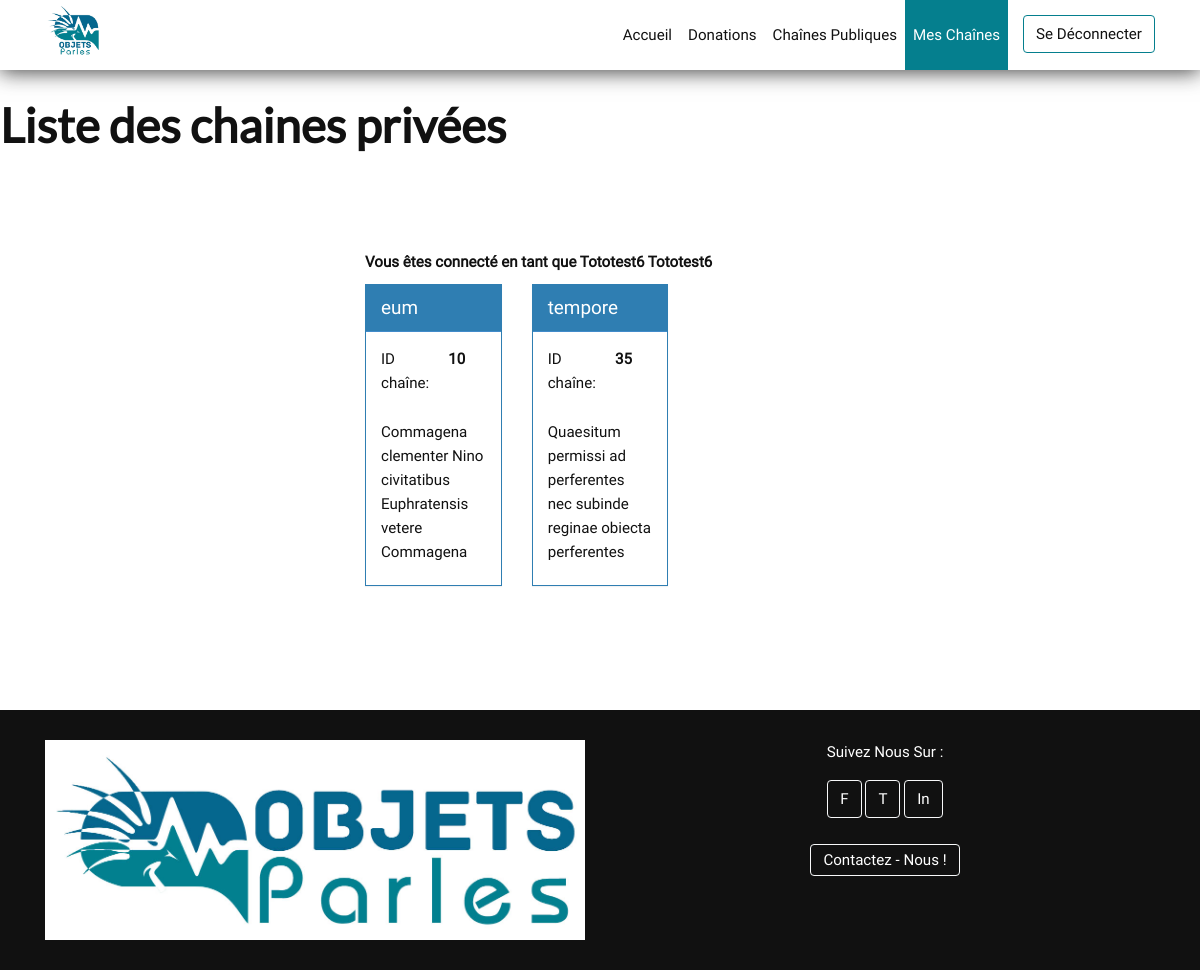
Before: /index.php/mes-chaines (signed in) with the older database file.
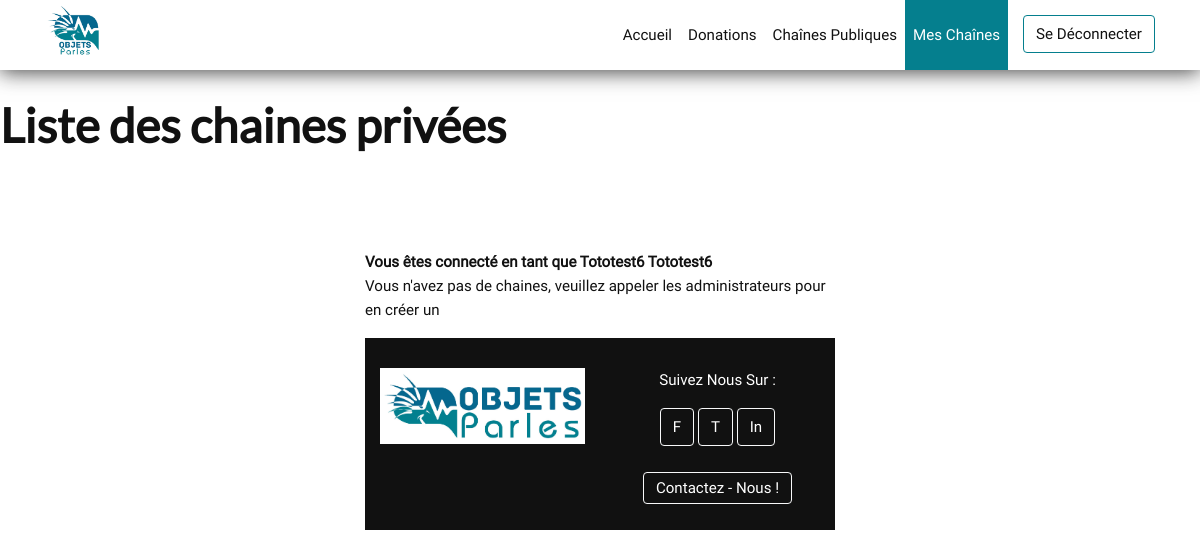
After: the same page with the newer database file.
### tables this page shows
CREATE TABLE `channel` (
  `idchannel` int(11) NOT NULL,
  `name` varchar(45) NOT NULL,
  `public` tinyint(1) NOT NULL,
  `comments` varchar(255) DEFAULT NULL
);

### controllers.php (called while the page is built, shortened)
<?php
    function mesChaines_action($liensDuSite, $uri, $uriDestination)
    {
        $chaines = get_mes_chaines();
        require 'view/mes-chaines.php';
    }
?>

### model.php (called while the page is built, shortened)
<?php
    function open_database_connection()
    {
        $link = new mysqli( 'localhost', 'root', '', 'objetsparles' ) or die("impossible de se connecter à la bdd");
        if ($link->errno) {
            echo "Echec de link n°{$link->errno} : {$link->error}";
            return null;
        }
        else
            return $link;
    }
    function get_mes_chaines()
    {
        $link = open_database_connection();
        $chaines = array();
        $resultall = mysqli_query($link,'SELECT `channel`.`idchannel`, `channel`.`name`, `channel`.`comments`
                                        FROM `channel`
                                        INNER JOIN `userchannel` ON `channel`.`idchannel` = `userchannel`.`idchannel`
                                        WHERE `userchannel`.`iduser` = \''.$_SESSION["user"]["id"].'\'');
        if (mysqli_num_rows($resultall) > 0) {
            while ($row = mysqli_fetch_assoc($resultall)) {
                $chaines[] = $row;
            }
        }
        return $chaines;
    }

### view/mes-chaines.php (the view, shortened to what this page needs)
<header class="login_form">
    <?php require "menu.php"; ?>
    <h1>Liste des chaines privées</h1>
</header>
<main class="login_form" id="page_content">
    <div id="wrap">
        <div class="container">
            <?php
                echo "<b>Vous êtes connecté en tant que ". $_SESSION['user']['fullName'] ."</b>";
                if (!array_filter($chaines)) {
                    echo "<p>Vous n'avez pas de chaines, veuillez appeler les administrateurs pour en créer un</p>";
                } else {
            ?>
            <div class="row">
                    <?php foreach($chaines as $chaine ) : ?>
                    <div class="col-md-4">
                        <div class="panel panel-primary">
                            <div class="panel-heading ellipsis">
                                <a href="<?php echo '?id='.$chaine['idchannel']; ?>">
                                    <?php echo $chaine['name']; ?>
                                </a>
                            </div>
                            <div class="panel-body">
                                <div class="row">
                                    <div class="channel_id">ID chaîne:</div>
                                    <div class="channel_id">
                                        <b><?php echo $chaine['idchannel']; ?></b>
                                    </div>
                                </div>
                                <p class="public_channel_description"><?php echo $chaine['comments']; ?></p>
                            </div>
                        </div>
                    </div>
                    <?php endforeach ?>
                </div>
            </div>
        </div>
</main>
<?php
    }
    include 'layout.php';
?>

Changed rows visible on the page:
removed channel: name "eum", idchannel "10", comments "Commagena clementer Nino civitatibus Euphratensis vetere Commagena…"
removed channel: name "tempore", idchannel "35", comments "Quaesitum permissi ad perferentes nec subinde reginae obiecta perferentes…"
Other visible differences:
text now shown: "Vous n'avez pas de chaines, veuillez appeler les administrateurs pour en créer un"
